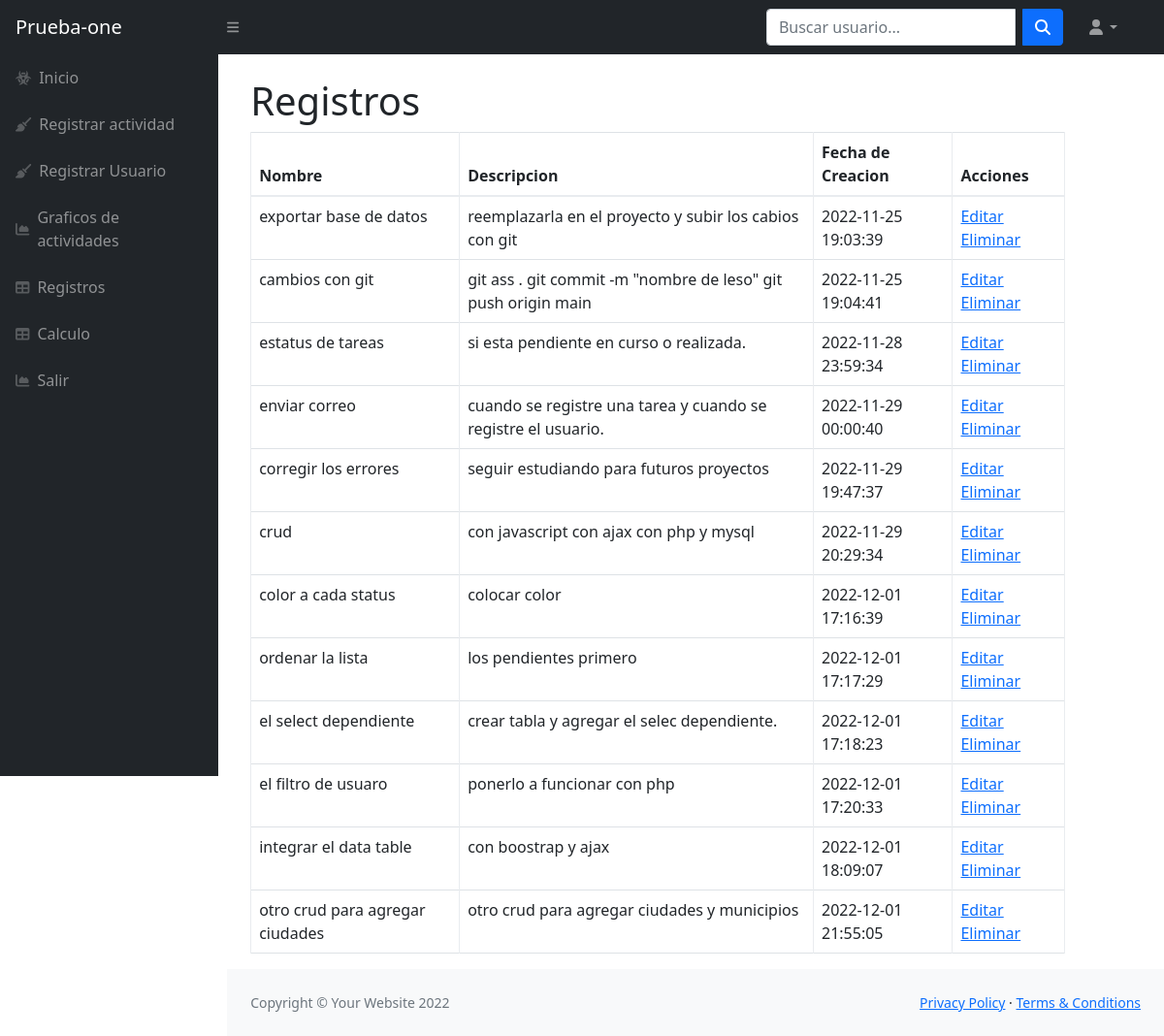
The page / (signed in) on the database as committed earlier.
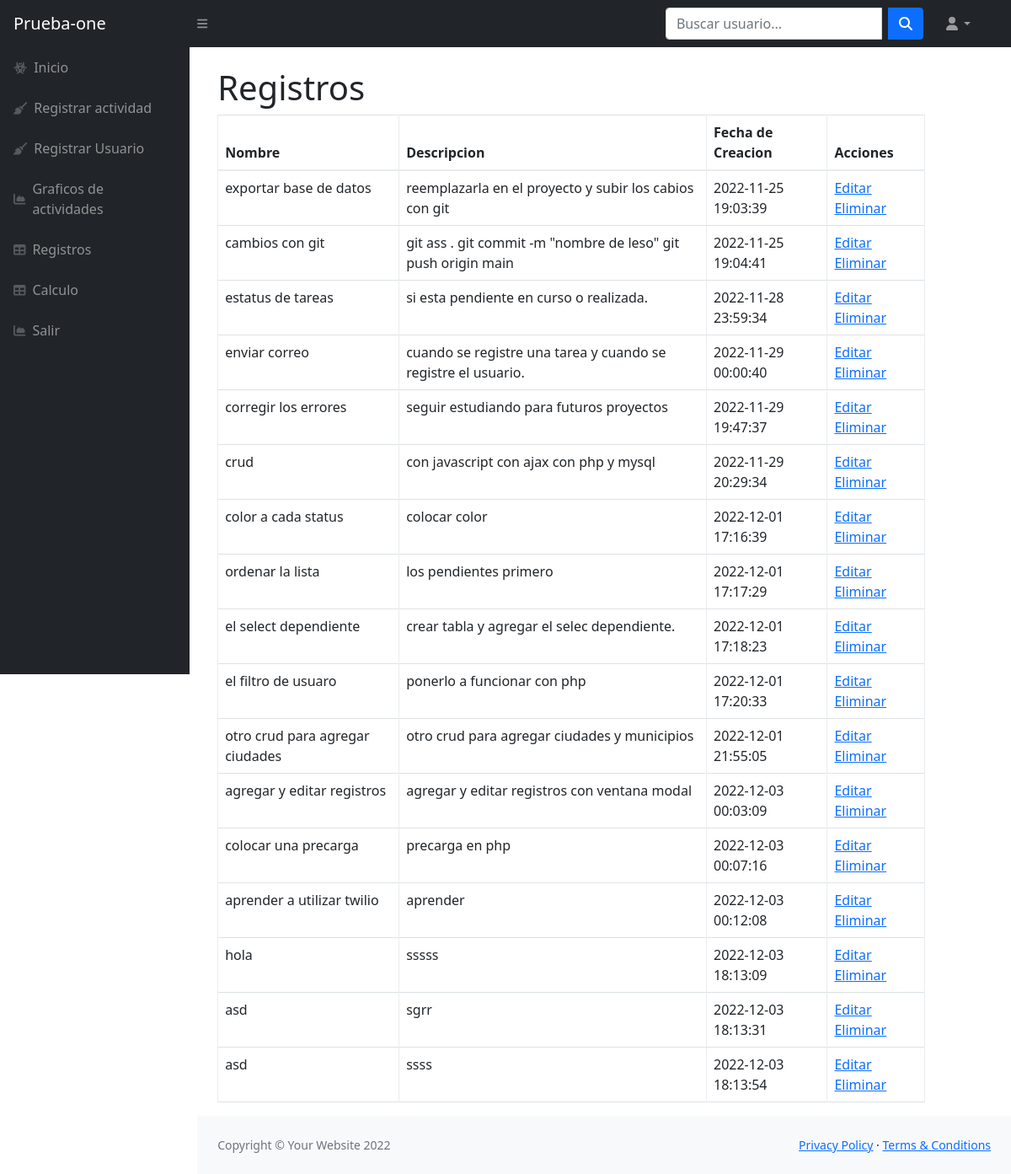
The same page on the database as committed later.
### tables this page shows
CREATE TABLE `tareas` (
  `id_tarea` int(11) NOT NULL,
  `nombre` varchar(255) NOT NULL,
  `descripcion` varchar(255) NOT NULL,
  `creado_en` timestamp NOT NULL DEFAULT current_timestamp(),
  `id_usuario` int(11) NOT NULL,
  `id_status` int(11) NOT NULL
);

### index.php (the view)
<?php
    require 'database.php';
    if(isset($_SESSION['user_id'])){
        $records= $conn->prepare('SELECT id_usuario, nombre, apellido, email,edad, password FROM usuarios WHERE id_usuario=:id');
        $records->bindParam(':id', $_SESSION['user_id']);
        $records->execute();
        $results=$records->fetch(PDO::FETCH_ASSOC);
        $user= null;
        if(count($results)>0 ){
            $user=$results;
        }
    }
?>
<?php if(!empty($user)): ?>
    <?php require 'partials/header.php'; ?>
    <div class="container-fluid px-4">
                        <h1 class="mt-4">Registros</h1>
                        <div class="row">
                            <div class="col-md-11">
                                <table class="table table-bordered">
                                    <thead>
                                        <tr>
                                            <th>Nombre</th>
                                            <th>Descripcion</th>
                                            <th>Fecha de Creacion</th>
                                            <th>Acciones</th>
                                        </tr>
                                    </thead>
                                    <tbody>
                                        <?php
                                            $usuario = $_SESSION['user_id'];
                                            $records = $conn->prepare('SELECT nombre, descripcion, id_tarea, creado_en FROM tareas WHERE id_usuario=:usuario ');
                                            $records->bindParam(':usuario', $usuario);
                                            $records->execute();
                                            $results = $records->fetchAll(PDO::FETCH_ASSOC);
                                            foreach($results as $row){ ?>
                                                <tr>
                                                    <td><?php echo $row['nombre'] ?></td>
                                                    <td><?php echo $row['descripcion'] ?></td>
                                                    <td><?php echo $row['creado_en'] ?></td>
                                                    <td>
                                                        <a href="editar.php?id=<?php echo $row['id_tarea'] ?>">Editar<i class="fa-address-card-o"></i></a>
                                                        <a href="eliminar.php?id=<?php echo $row['id_tarea'] ?>">Eliminar</a>
                                                    </td>
                                                </tr>
                                          <?php  } ?>
                                    </tbody>
                                </table>
                            </div>
                        </div>
                    </div>
    <?php require 'partials/footer.php'; ?>
<?php else: ?>
    <?php require 'partials/body.php'; ?>
<?php endif; ?>

Rows that differ between the two databases and show on the page:
removed tareas: nombre "integrar el data table", descripcion "con boostrap y ajax", creado_en "2022-12-01 18:09:07"
added tareas: nombre "agregar y editar registros", descripcion "agregar y editar registros con ventana modal", creado_en "2022-12-03 00:03:09"
added tareas: nombre "colocar una precarga", descripcion "precarga en php", creado_en "2022-12-03 00:07:16"
added tareas: nombre "aprender a utilizar twilio", descripcion "aprender", creado_en "2022-12-03 00:12:08"
added tareas: nombre "hola", descripcion "sssss", creado_en "2022-12-03 18:13:09"
added tareas: nombre "asd", descripcion "sgrr", creado_en "2022-12-03 18:13:31"
added tareas: nombre "asd", descripcion "ssss", creado_en "2022-12-03 18:13:54"
